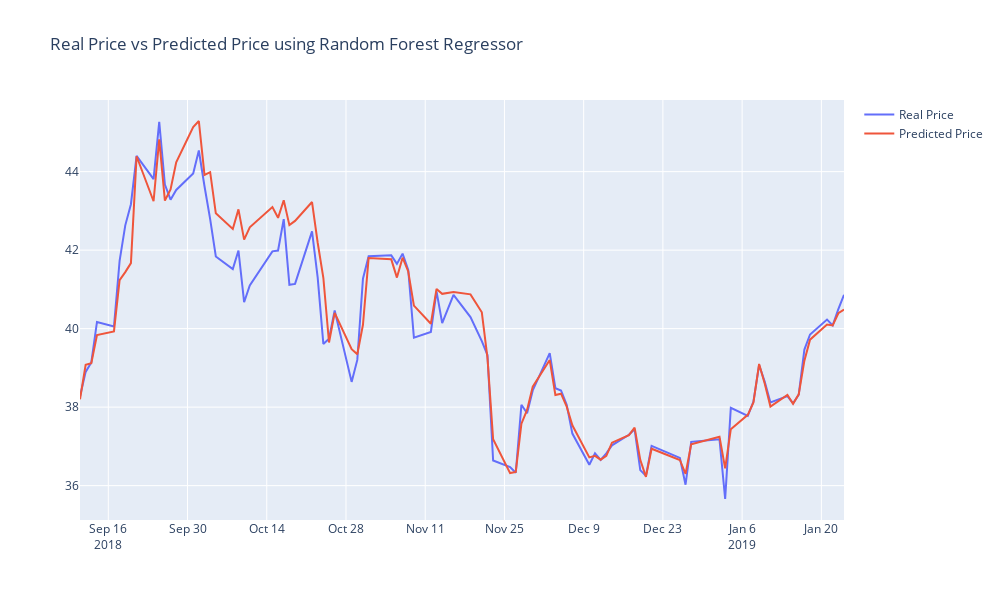

Notebook code cell kept with this figure:
### Markdown cell above
### Code Cell 26

### Code cell
trace1 = go.Scatter(x = X_test_rf.index, y = y_test_rf[0],
                   mode = 'lines',
                   name = 'Real Price')

trace2 = go.Scatter(x = X_test_rf.index, y = prediction_rf[0],
                    mode = "lines",
                    name = "Predicted Price")

layout = go.Layout(title = "Real Price vs Predicted Price using Random Forest Regressor",
                   width = 1000, height = 600)

fig = go.Figure(data = [trace1, trace2], layout = layout)
fig.show()
